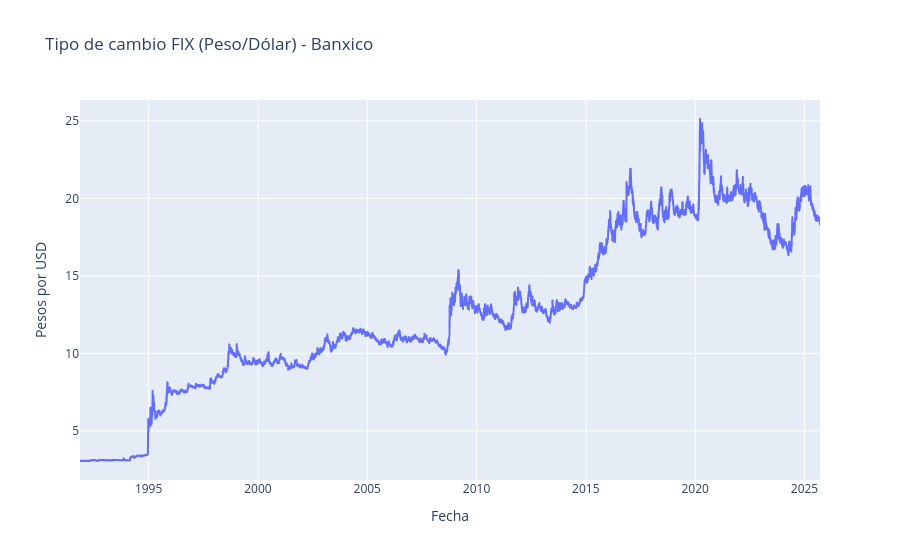

The code cell stored with this chart in its notebook:
### Code cell
fig = px.line(
    df_Ori,
    x=df_Ori.index,
    y="TipoCambio",
    title="Tipo de cambio FIX (Peso/Dólar) - Banxico",
    labels={"TipoCambio": "Pesos por USD"}
)

fig.show()

### Figure 1 — Plotly figure (JSON) as saved in the notebook; plotly's stock layout.template omitted (floating-point values rounded to 4 significant figures; data arrays with more than 128 entries replaced by an {"elided": "..."} marker saying what was removed)
{"data": [{"hovertemplate": "Fecha=%{x}<br>Pesos por USD=%{y}<extra></extra>", "legendgroup": "", "line": {"color": "#636efa", "dash": "solid"}, "marker": {"symbol": "circle"}, "mode": "lines", "name": "", "showlegend": false, "type": "scattergl", "x": {"elided": "8508 str values"}, "xaxis": "x", "y": {"elided": "8508 float values"}, "yaxis": "y"}], "layout": {"legend": {"tracegroupgap": 0}, "title": {"text": "Tipo de cambio FIX (Peso/Dólar) - Banxico"}, "xaxis": {"anchor": "y", "domain": [0, 1], "title": {"text": "Fecha"}}, "yaxis": {"anchor": "x", "domain": [0, 1], "title": {"text": "Pesos por USD"}}}}
